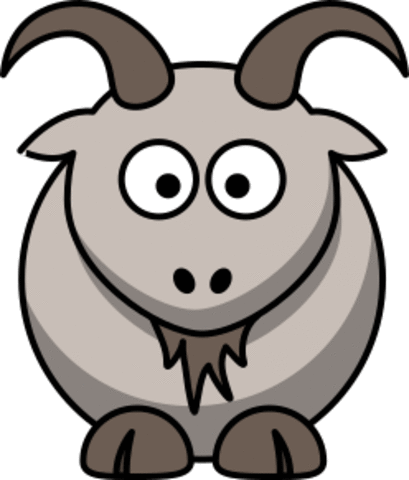
#> input picture SI286-Prior-to-Lab-7/goat.png, 409 x 480 px
$ python mygoat.py
#> lines starting #> are read from the running program, lines starting #| are printed output that depends on the picture; after the words box and inside, x2 and y2 are one past the last pixel; in counts of white or black regions, pixels touching at a corner belong together
import cv2

source_file = 'goat.png'
image = cv2.imread(source_file)
#> image is the input picture: shape (480, 409, 3); mean B, G, R 162.6, 166.4, 172
blue = (255, 0, 0)
image[181, 148] = blue
#> image: shape (480, 409, 3); under 0.01% of pixels changed, all inside (x1, y1, x2, y2) = (148, 181, 149, 182)
gold = (0, 215, 255)

cv2.ellipse(image,(200,200),(200,100),0,0,360,255,-1)
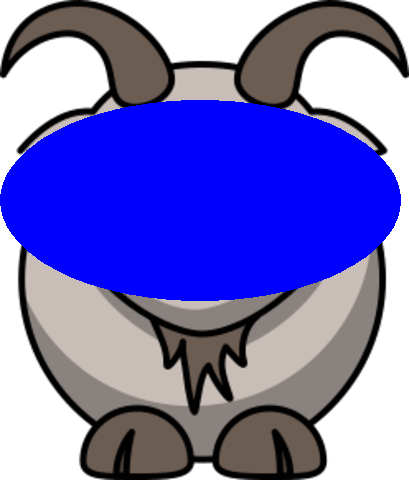
#> image: shape (480, 409, 3); mean B, G, R 191.1, 111.3, 114.8
font = cv2.FONT_HERSHEY_SIMPLEX
cv2.putText(image,'Censored',(50,225), font, 2,(0,0,0),4,cv2.LINE_AA)
cv2.circle(image, (380, 160), 10, gold, 3)
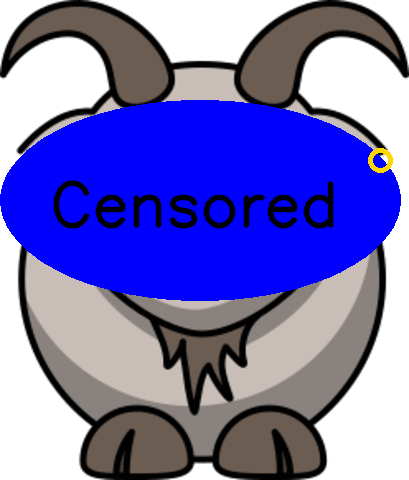
#> image: shape (480, 409, 3); mean B, G, R 185.9, 111.6, 115.1
cv2.imshow('The Goat', image)
cv2.waitKey(0)
cv2.destroyAllWindows()

print("Under the top-right horn:", image[50, 350])
#| Under the top-right horn: [255 255 255]
print("Inside the goatee", image[350, 205])
#| Inside the goatee [ 83  93 108]

# I used OpenCV-Python Tutorials for help with syntax
# https://opencv-python-tutroals.readthedocs.io/en/latest/py_tutorials/py_gui/py_drawing_functions/py_drawing_functions.html
